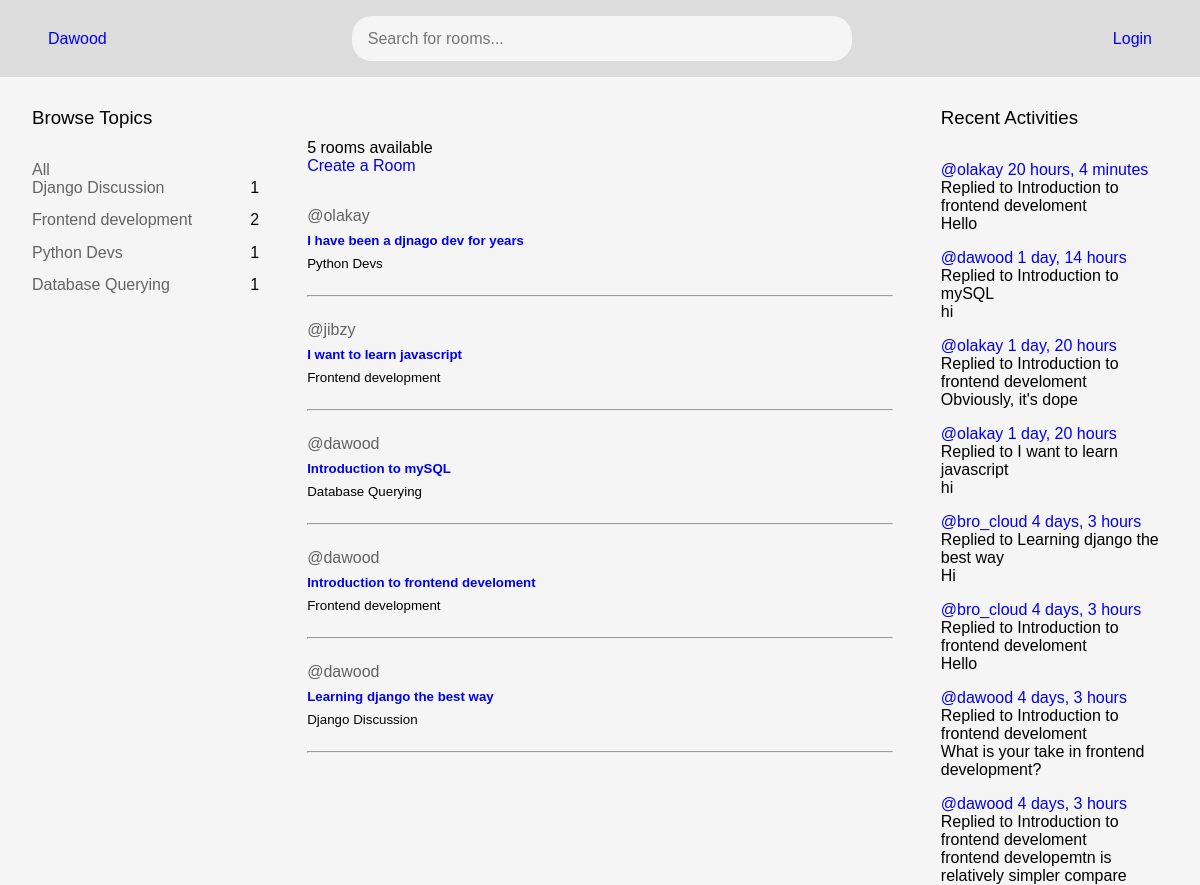
Before: / with the older database file.
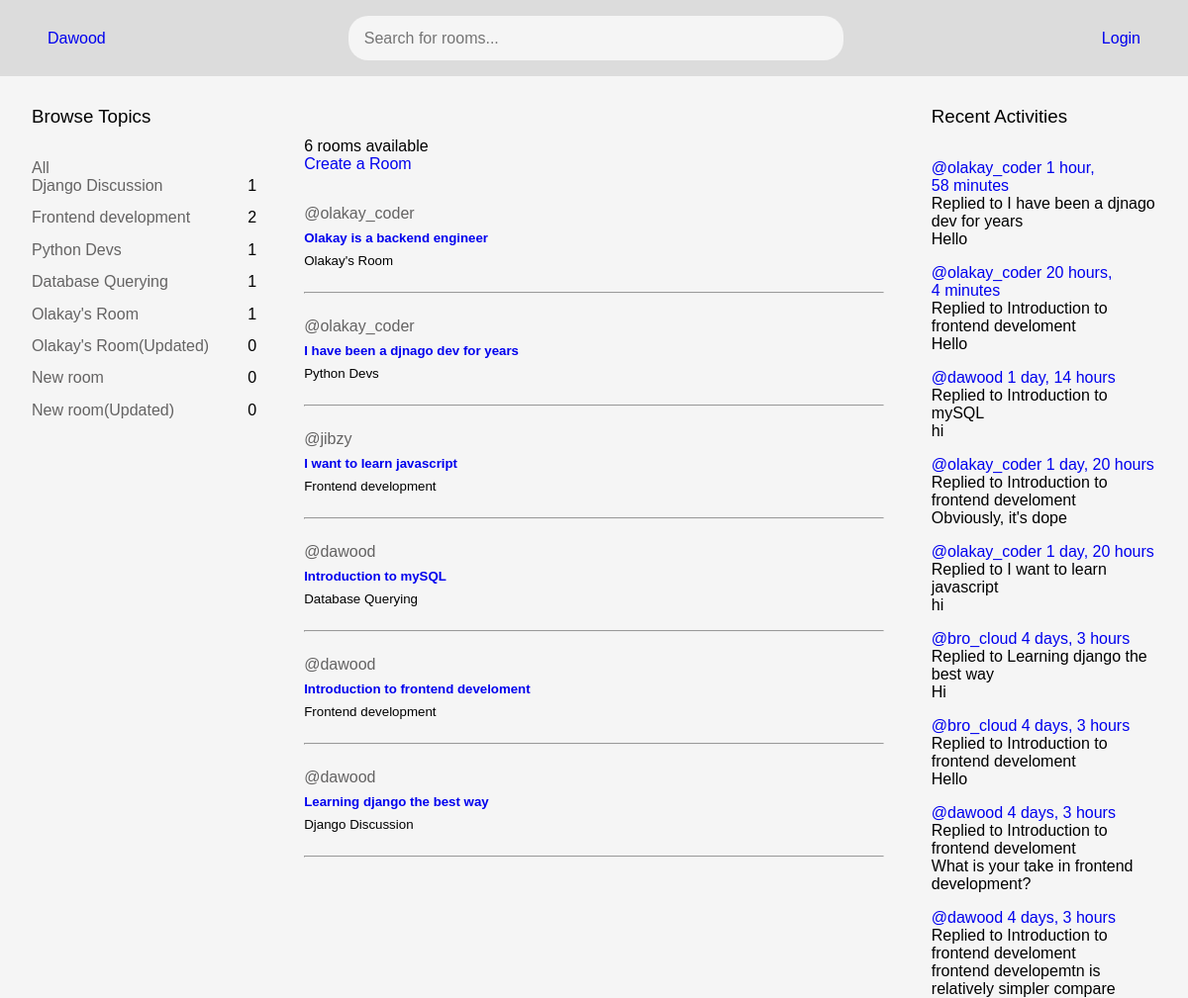
After: the same page with the newer database file.
### main/models.py (models this page shows, shortened)
class Topic(models.Model):
    name = models.CharField(max_length=200)

class Room(models.Model):
    host= models.ForeignKey(User, on_delete=models.SET_NULL, null=True)
    topic = models.ForeignKey(Topic, on_delete=models.SET_NULL, null=True)
    name = models.CharField(max_length=200)
    description = models.TextField(null=True, blank=True)
    participants = models.ManyToManyField(User, related_name="participants", blank=True)
    created = models.DateTimeField(auto_now_add= True)
    updated = models.DateTimeField(auto_now=True)
    class Meta:
        ordering = ["-updated", "-created"]
    def __str__(self):
        return str(self.name)

class Message(models.Model):
    user = models.ForeignKey(User, on_delete=models.CASCADE)
    room = models.ForeignKey(Room, on_delete=models.CASCADE)
    body = models.TextField()
    updated = models.DateTimeField(auto_now=True)
    created = models.DateTimeField(auto_now_add=True)
    class Meta:
        ordering = ["-updated", "-created"]
    def __str__(self):
        return self.body[0:50]

### main/views.py (the view)
# urls.py: 2. Add a URL to urlpatterns:  path('', views.home, name='home')
def home(request):
    q = request.GET.get('q') if request.GET.get('q') is not None else ''
    rooms = Room.objects.filter(Q(topic__name__icontains = q) | Q(name__icontains = q) | Q(description__icontains = q) )
    recent_messages = Message.objects.filter(Q(room__topic__name__icontains = q))
    room_counts = rooms.count()
    topics = Topic.objects.all()
    context = {"rooms": rooms, "topics": topics, "room_counts": room_counts, "recent_messages": recent_messages}
    return render(request, "main/home.html", context)

### main/templates/main/home.html
{% extends "base.html" %} {% block content%}
<div class="home-container">
  <div class="">{% include 'main/topics.html' %}</div>
  <div class="room-info">
    <div class="room-count">
      <p>{{room_counts}} rooms available</p>
      <a href="{% url 'create-room' %}">Create a Room</a>
    </div>
    {% include "main/feeds.html" %}
  </div>
  <div class="activities">{%include "main/activities.html"%}</div>
</div>
{%endblock%}

### main/templates/main/topics.html
<div class="topics-bar">
  <h3>Browse Topics</h3>
  <a class="a" href="{% url 'home' %}">All</a>
  <div class="topics">
    {% for topic in topics %}
    <div class="topic-div">
      <a href="{% url 'home' %}?q={{topic.name}}">{{topic.name}}</a>
      <p>{{topic.room_set.all.count}}</p>
    </div>
    {% endfor%}
  </div>
</div>

### main/templates/main/feeds.html (shortened to what this page needs)
<div class="feed-wrp">
  {% for room in rooms %}
  <div class="feed-sub-wrp">
    <div class="feed-info">
      <a href="{% url 'profile' room.host.id %}">@{{room.host.username}}</a>
    </div>
    <h5>
      <a href="{% url 'room' room.id %}"> {{room.name}} </a>
    </h5>
    <small>{{room.topic.name}}</small>
  </div>
  <hr />
  {%endfor%}
</div>

### main/templates/main/activities.html (shortened to what this page needs)
<h3>Recent Activities</h3>
<div class="activities-wrp">
  {% for recent_msg in recent_messages %}
  <div>
    <a href="{% url 'profile' recent_msg.user.id %}">
      @{{recent_msg.user}}
       {{recent_msg.created|timesince}}
    </a>
    <p>Replied to {{recent_msg.room}}</p>
    <p>{{recent_msg}}</p>
  </div>
  {%endfor%}
</div>

Changed rows visible on the page:
added Topic: name "Olakay's Room", room_set.all.count "1"
added Topic: name "Olakay's Room(Updated)", room_set.all.count "0"
added Topic: name "New room", room_set.all.count "0"
added Topic: name "New room(Updated)", room_set.all.count "0"
added Room: host.username "olakay_coder", name "Olakay is a backend engineer", topic.name "Olakay's Room"
changed through a linked row, Room "I have been a djnago dev for years": host.username "olakay" → "olakay_coder"
added Message: user "olakay_coder", created "1 hour, 58 minutes", room "I have been a djnago dev for years", body "Hello"
changed through a linked row, Message "20 hours, 4 minutes": user "olakay" → "olakay_coder"
changed through a linked row, Message "Obviously, it's dope": user "olakay" → "olakay_coder"
changed through a linked row, Message "I want to learn javascript": user "olakay" → "olakay_coder"
Other visible differences:
{{ room_counts }}: "5" → "6"
